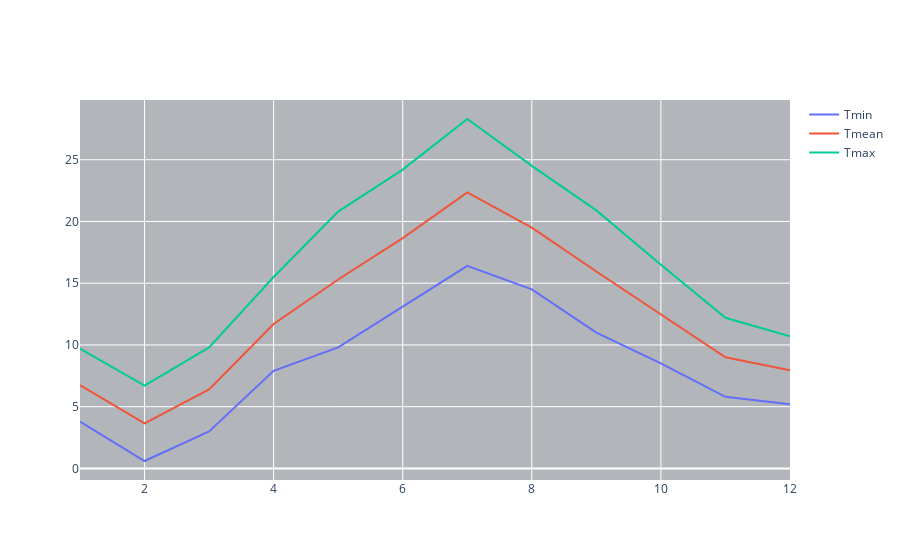

The code cell stored with this chart in its notebook:
### Code cell
# Import the plotly library
import plotly.graph_objs as go

# Draw a line chart of Tmin, Tmean, and Tmax over Month with shading between Tmin and Tmax in plotly
trace1 = go.Scatter(x=data['Month'], y=data['Tmin'],mode='lines', name='Tmin')
trace2 = go.Scatter(x=data['Month'], y=data['Tmean'],mode='lines', name='Tmean')
trace3 = go.Scatter(x=data['Month'], y=data['Tmax'],mode='lines', name='Tmax')

fig = go.Figure(data=[trace1, trace2, trace3])
fig.update_layout(shapes=[dict(type='rect',
                              xref='x', yref='paper',
                              x0=data['Month'].min(), y0=0,
                              x1=data['Month'].max(), y1=1,
                              fillcolor='gray', opacity=0.5,
                              layer='below', line_width=0)])
fig.show()

### Figure 1 — Plotly figure (JSON) as saved in the notebook; plotly's stock layout.template omitted (floating-point values rounded to 4 significant figures)
{"data": [{"mode": "lines", "name": "Tmin", "type": "scatter", "x": [1, 2, 3, 4, 5, 6, 7, 8, 9, 10, 11, 12], "y": [3.8, 0.6, 3, 7.9, 9.8, 13.1, 16.4, 14.5, 11, 8.5, 5.8, 5.2]}, {"mode": "lines", "name": "Tmean", "type": "scatter", "x": [1, 2, 3, 4, 5, 6, 7, 8, 9, 10, 11, 12], "y": [6.75, 3.65, 6.4, 11.7, 15.3, 18.65, 22.35, 19.5, 15.95, 12.5, 9, 7.95]}, {"mode": "lines", "name": "Tmax", "type": "scatter", "x": [1, 2, 3, 4, 5, 6, 7, 8, 9, 10, 11, 12], "y": [9.7, 6.7, 9.8, 15.5, 20.8, 24.2, 28.3, 24.5, 20.9, 16.5, 12.2, 10.7]}], "layout": {"shapes": [{"fillcolor": "gray", "layer": "below", "line": {"width": 0}, "opacity": 0.5, "type": "rect", "x0": 1, "x1": 12, "xref": "x", "y0": 0, "y1": 1, "yref": "paper"}]}}
